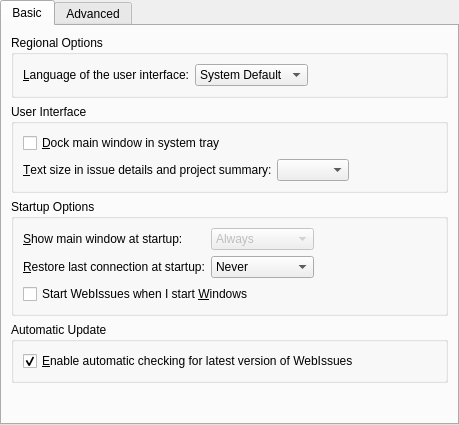
<?xml version="1.0" encoding="UTF-8"?>
<ui version="4.0">
 <class>SettingsDialog</class>
 <widget class="QTabWidget" name="SettingsDialog">
  <property name="geometry">
   <rect>
    <x>0</x>
    <y>0</y>
    <width>459</width>
    <height>425</height>
   </rect>
  </property>
  <property name="windowTitle">
   <string notr="true">SettingsDialog</string>
  </property>
  <property name="currentIndex">
   <number>0</number>
  </property>
  <widget class="QWidget" name="basicTab">
   <attribute name="title">
    <string>Basic</string>
   </attribute>
   <layout class="QVBoxLayout" name="verticalLayout_3">
    <item>
     <widget class="QGroupBox" name="groupBox">
      <property name="title">
       <string>Regional Options</string>
      </property>
      <layout class="QHBoxLayout" name="horizontalLayout">
       <item>
        <widget class="QLabel" name="label">
         <property name="text">
          <string>&amp;Language of the user interface:</string>
         </property>
         <property name="buddy">
          <cstring>languageComboBox</cstring>
         </property>
        </widget>
       </item>
       <item>
        <widget class="SeparatorComboBox" name="languageComboBox">
         <item>
          <property name="text">
           <string>System Default</string>
          </property>
         </item>
        </widget>
       </item>
       <item>
        <spacer name="horizontalSpacer">
         <property name="orientation">
          <enum>Qt::Horizontal</enum>
         </property>
         <property name="sizeType">
          <enum>QSizePolicy::Expanding</enum>
         </property>
         <property name="sizeHint" stdset="0">
          <size>
           <width>20</width>
           <height>20</height>
          </size>
         </property>
        </spacer>
       </item>
      </layout>
     </widget>
    </item>
    <item>
     <widget class="QGroupBox" name="groupBox_3">
      <property name="title">
       <string>User Interface</string>
      </property>
      <layout class="QGridLayout" name="gridLayout_2">
       <item row="0" column="0" colspan="3">
        <widget class="QCheckBox" name="dockCheckBox">
         <property name="text">
          <string>&amp;Dock main window in system tray</string>
         </property>
        </widget>
       </item>
       <item row="1" column="0">
        <widget class="QLabel" name="label_7">
         <property name="text">
          <string>&amp;Text size in issue details and project summary:</string>
         </property>
         <property name="buddy">
          <cstring>textSizeComboBox</cstring>
         </property>
        </widget>
       </item>
       <item row="1" column="1">
        <widget class="QComboBox" name="textSizeComboBox"/>
       </item>
       <item row="1" column="2">
        <spacer name="horizontalSpacer_5">
         <property name="orientation">
          <enum>Qt::Horizontal</enum>
         </property>
         <property name="sizeHint" stdset="0">
          <size>
           <width>109</width>
           <height>20</height>
          </size>
         </property>
        </spacer>
       </item>
      </layout>
     </widget>
    </item>
    <item>
     <widget class="QGroupBox" name="groupBox_4">
      <property name="title">
       <string>Startup Options</string>
      </property>
      <layout class="QGridLayout" name="gridLayout">
       <item row="0" column="0">
        <widget class="QLabel" name="label_2">
         <property name="text">
          <string>&amp;Show main window at startup:</string>
         </property>
         <property name="buddy">
          <cstring>showComboBox</cstring>
         </property>
        </widget>
       </item>
       <item row="0" column="1">
        <widget class="QComboBox" name="showComboBox">
         <property name="enabled">
          <bool>false</bool>
         </property>
         <property name="currentIndex">
          <number>2</number>
         </property>
         <item>
          <property name="text">
           <string>Never</string>
          </property>
         </item>
         <item>
          <property name="text">
           <string>Automatically</string>
          </property>
         </item>
         <item>
          <property name="text">
           <string>Always</string>
          </property>
         </item>
        </widget>
       </item>
       <item row="0" column="2">
        <spacer name="horizontalSpacer_2">
         <property name="orientation">
          <enum>Qt::Horizontal</enum>
         </property>
         <property name="sizeType">
          <enum>QSizePolicy::Expanding</enum>
         </property>
         <property name="sizeHint" stdset="0">
          <size>
           <width>20</width>
           <height>20</height>
          </size>
         </property>
        </spacer>
       </item>
       <item row="1" column="0">
        <widget class="QLabel" name="label_3">
         <property name="text">
          <string>&amp;Restore last connection at startup:</string>
         </property>
         <property name="buddy">
          <cstring>reconnectComboBox</cstring>
         </property>
        </widget>
       </item>
       <item row="1" column="1">
        <widget class="QComboBox" name="reconnectComboBox">
         <item>
          <property name="text">
           <string>Never</string>
          </property>
         </item>
         <item>
          <property name="text">
           <string>Automatically</string>
          </property>
         </item>
         <item>
          <property name="text">
           <string>Always</string>
          </property>
         </item>
        </widget>
       </item>
       <item row="1" column="2">
        <spacer name="horizontalSpacer_3">
         <property name="orientation">
          <enum>Qt::Horizontal</enum>
         </property>
         <property name="sizeType">
          <enum>QSizePolicy::Expanding</enum>
         </property>
         <property name="sizeHint" stdset="0">
          <size>
           <width>20</width>
           <height>20</height>
          </size>
         </property>
        </spacer>
       </item>
       <item row="2" column="0" colspan="3">
        <widget class="QCheckBox" name="autoStartCheckBox">
         <property name="text">
          <string>Start WebIssues when I start &amp;Windows</string>
         </property>
        </widget>
       </item>
      </layout>
     </widget>
    </item>
    <item>
     <widget class="QGroupBox" name="groupBox_2">
      <property name="title">
       <string>Automatic Update</string>
      </property>
      <layout class="QVBoxLayout" name="verticalLayout">
       <item>
        <widget class="QCheckBox" name="autoUpdateCheckBox">
         <property name="text">
          <string>&amp;Enable automatic checking for latest version of WebIssues</string>
         </property>
         <property name="checked">
          <bool>true</bool>
         </property>
        </widget>
       </item>
      </layout>
     </widget>
    </item>
    <item>
     <spacer name="verticalSpacer">
      <property name="orientation">
       <enum>Qt::Vertical</enum>
      </property>
      <property name="sizeHint" stdset="0">
       <size>
        <width>20</width>
        <height>0</height>
       </size>
      </property>
     </spacer>
    </item>
   </layout>
  </widget>
  <widget class="QWidget" name="advancedTab">
   <attribute name="title">
    <string>Advanced</string>
   </attribute>
   <layout class="QVBoxLayout" name="verticalLayout_5">
    <item>
     <widget class="QGroupBox" name="groupBox_5">
      <property name="title">
       <string>Behavior</string>
      </property>
      <layout class="QHBoxLayout" name="horizontalLayout_2">
       <item>
        <widget class="QLabel" name="label_4">
         <property name="text">
          <string>&amp;Default action for attachments:</string>
         </property>
         <property name="buddy">
          <cstring>attachmentsComboBox</cstring>
         </property>
        </widget>
       </item>
       <item>
        <widget class="QComboBox" name="attachmentsComboBox">
         <item>
          <property name="text">
           <string>Ask what to do</string>
          </property>
         </item>
         <item>
          <property name="text">
           <string>Open</string>
          </property>
         </item>
         <item>
          <property name="text">
           <string>Save As...</string>
          </property>
         </item>
        </widget>
       </item>
       <item>
        <spacer name="horizontalSpacer_4">
         <property name="orientation">
          <enum>Qt::Horizontal</enum>
         </property>
         <property name="sizeHint" stdset="0">
          <size>
           <width>20</width>
           <height>20</height>
          </size>
         </property>
        </spacer>
       </item>
      </layout>
     </widget>
    </item>
    <item>
     <widget class="QGroupBox" name="groupBox_7">
      <property name="title">
       <string>Update Intervals</string>
      </property>
      <layout class="QGridLayout" name="gridLayout_3">
       <item row="0" column="0">
        <widget class="QLabel" name="label_5">
         <property name="text">
          <string>&amp;Update folders every:</string>
         </property>
         <property name="buddy">
          <cstring>foldersSpinBox</cstring>
         </property>
        </widget>
       </item>
       <item row="0" column="1">
        <widget class="QSpinBox" name="foldersSpinBox">
         <property name="suffix">
          <string> min</string>
         </property>
         <property name="minimum">
          <number>1</number>
         </property>
         <property name="maximum">
          <number>60</number>
         </property>
        </widget>
       </item>
       <item row="0" column="2">
        <spacer name="horizontalSpacer_7">
         <property name="orientation">
          <enum>Qt::Horizontal</enum>
         </property>
         <property name="sizeHint" stdset="0">
          <size>
           <width>20</width>
           <height>20</height>
          </size>
         </property>
        </spacer>
       </item>
       <item row="1" column="0">
        <widget class="QLabel" name="label_6">
         <property name="text">
          <string>Update all data e&amp;very:</string>
         </property>
         <property name="buddy">
          <cstring>fullSpinBox</cstring>
         </property>
        </widget>
       </item>
       <item row="1" column="1">
        <widget class="QSpinBox" name="fullSpinBox">
         <property name="suffix">
          <string> min</string>
         </property>
         <property name="minimum">
          <number>5</number>
         </property>
         <property name="maximum">
          <number>180</number>
         </property>
         <property name="value">
          <number>5</number>
         </property>
        </widget>
       </item>
       <item row="1" column="2">
        <spacer name="horizontalSpacer_8">
         <property name="orientation">
          <enum>Qt::Horizontal</enum>
         </property>
         <property name="sizeHint" stdset="0">
          <size>
           <width>20</width>
           <height>20</height>
          </size>
         </property>
        </spacer>
       </item>
      </layout>
     </widget>
    </item>
    <item>
     <widget class="QGroupBox" name="proxyGroupBox">
      <property name="title">
       <string>Proxy Settings</string>
      </property>
      <layout class="QVBoxLayout" name="verticalLayout_4">
       <item>
        <widget class="QCheckBox" name="customProxyCheckBox">
         <property name="text">
          <string>Use custom pro&amp;xy settings:</string>
         </property>
        </widget>
       </item>
       <item>
        <layout class="QHBoxLayout" name="horizontalLayout_3">
         <item>
          <widget class="QLabel" name="label_9">
           <property name="text">
            <string>&amp;Host:</string>
           </property>
           <property name="buddy">
            <cstring>hostLineEdit</cstring>
           </property>
          </widget>
         </item>
         <item>
          <widget class="InputLineEdit" name="hostLineEdit">
           <property name="enabled">
            <bool>false</bool>
           </property>
          </widget>
         </item>
         <item>
          <widget class="QLabel" name="label_10">
           <property name="text">
            <string>&amp;Port:</string>
           </property>
           <property name="buddy">
            <cstring>portSpinBox</cstring>
           </property>
          </widget>
         </item>
         <item>
          <widget class="QSpinBox" name="portSpinBox">
           <property name="enabled">
            <bool>false</bool>
           </property>
           <property name="minimum">
            <number>1</number>
           </property>
           <property name="maximum">
            <number>65535</number>
           </property>
           <property name="value">
            <number>80</number>
           </property>
          </widget>
         </item>
         <item>
          <widget class="QLabel" name="label_11">
           <property name="text">
            <string>&amp;Type:</string>
           </property>
           <property name="buddy">
            <cstring>proxyTypeComboBox</cstring>
           </property>
          </widget>
         </item>
         <item>
          <widget class="QComboBox" name="proxyTypeComboBox">
           <property name="enabled">
            <bool>false</bool>
           </property>
           <item>
            <property name="text">
             <string>HTTP</string>
            </property>
           </item>
           <item>
            <property name="text">
             <string>Socks</string>
            </property>
           </item>
          </widget>
         </item>
        </layout>
       </item>
       <item>
        <widget class="QLabel" name="label_12">
         <property name="text">
          <string>Do not use a proxy for the following addresses:</string>
         </property>
        </widget>
       </item>
       <item>
        <widget class="EnumLineEdit" name="excludeLineEdit">
         <property name="enabled">
          <bool>false</bool>
         </property>
        </widget>
       </item>
      </layout>
     </widget>
    </item>
    <item>
     <spacer name="verticalSpacer_2">
      <property name="orientation">
       <enum>Qt::Vertical</enum>
      </property>
      <property name="sizeHint" stdset="0">
       <size>
        <width>20</width>
        <height>0</height>
       </size>
      </property>
     </spacer>
    </item>
   </layout>
  </widget>
 </widget>
 <customwidgets>
  <customwidget>
   <class>SeparatorComboBox</class>
   <extends>QComboBox</extends>
   <header>widgets/separatorcombobox.h</header>
  </customwidget>
  <customwidget>
   <class>InputLineEdit</class>
   <extends>QLineEdit</extends>
   <header>widgets/inputlineedit.h</header>
  </customwidget>
  <customwidget>
   <class>EnumLineEdit</class>
   <extends>QLineEdit</extends>
   <header>widgets/inputlineedit.h</header>
  </customwidget>
 </customwidgets>
 <tabstops>
  <tabstop>languageComboBox</tabstop>
  <tabstop>dockCheckBox</tabstop>
  <tabstop>textSizeComboBox</tabstop>
  <tabstop>showComboBox</tabstop>
  <tabstop>reconnectComboBox</tabstop>
  <tabstop>autoStartCheckBox</tabstop>
  <tabstop>autoUpdateCheckBox</tabstop>
  <tabstop>attachmentsComboBox</tabstop>
  <tabstop>foldersSpinBox</tabstop>
  <tabstop>fullSpinBox</tabstop>
  <tabstop>customProxyCheckBox</tabstop>
  <tabstop>hostLineEdit</tabstop>
  <tabstop>portSpinBox</tabstop>
  <tabstop>proxyTypeComboBox</tabstop>
  <tabstop>excludeLineEdit</tabstop>
 </tabstops>
 <resources/>
 <connections>
  <connection>
   <sender>dockCheckBox</sender>
   <signal>toggled(bool)</signal>
   <receiver>showComboBox</receiver>
   <slot>setEnabled(bool)</slot>
   <hints>
    <hint type="sourcelabel">
     <x>64</x>
     <y>121</y>
    </hint>
    <hint type="destinationlabel">
     <x>284</x>
     <y>216</y>
    </hint>
   </hints>
  </connection>
  <connection>
   <sender>customProxyCheckBox</sender>
   <signal>toggled(bool)</signal>
   <receiver>hostLineEdit</receiver>
   <slot>setEnabled(bool)</slot>
   <hints>
    <hint type="sourcelabel">
     <x>158</x>
     <y>214</y>
    </hint>
    <hint type="destinationlabel">
     <x>164</x>
     <y>241</y>
    </hint>
   </hints>
  </connection>
  <connection>
   <sender>customProxyCheckBox</sender>
   <signal>toggled(bool)</signal>
   <receiver>portSpinBox</receiver>
   <slot>setEnabled(bool)</slot>
   <hints>
    <hint type="sourcelabel">
     <x>323</x>
     <y>214</y>
    </hint>
    <hint type="destinationlabel">
     <x>342</x>
     <y>241</y>
    </hint>
   </hints>
  </connection>
  <connection>
   <sender>customProxyCheckBox</sender>
   <signal>toggled(bool)</signal>
   <receiver>proxyTypeComboBox</receiver>
   <slot>setEnabled(bool)</slot>
   <hints>
    <hint type="sourcelabel">
     <x>413</x>
     <y>214</y>
    </hint>
    <hint type="destinationlabel">
     <x>434</x>
     <y>241</y>
    </hint>
   </hints>
  </connection>
  <connection>
   <sender>customProxyCheckBox</sender>
   <signal>toggled(bool)</signal>
   <receiver>excludeLineEdit</receiver>
   <slot>setEnabled(bool)</slot>
   <hints>
    <hint type="sourcelabel">
     <x>282</x>
     <y>214</y>
    </hint>
    <hint type="destinationlabel">
     <x>283</x>
     <y>287</y>
    </hint>
   </hints>
  </connection>
 </connections>
</ui>
